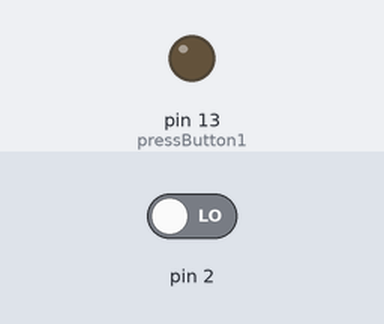
The sketch below on a simulated Arduino Uno, built with avr-gcc and run on an emulated ATmega328P. Shown: output pins drawn as LEDs (lit = HIGH). The inputs (shaded band) are chosen by the test bench; at power-on: pin 2 LOW.

Above: at 1.2 s.
1.3 s: pin 2 driven HIGH
At 1.8 s:
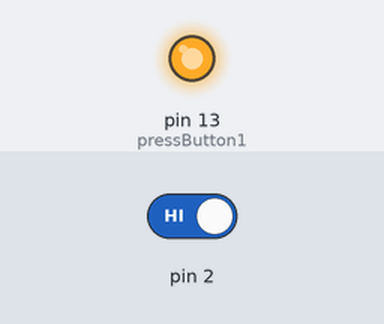
Timing chart, 0 to 4.3 s (numbered marks = the images above; inputs shaded):
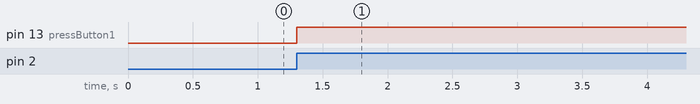

Measured:
- after the input at 1.3 s, pin 13 (pressButton1): LOW → HIGH at once

The sketch:

test.ino
```cpp
int switch1 = 0;

void setup()
{
  pinMode(13,OUTPUT);
  attachInterrupt(switch1, pressButton1, RISING);
}

void pressButton1()
{
  int value = digitalRead(13);

  if(value == HIGH)
    value = LOW;
   else
    value = HIGH;

  digitalWrite(13,value);
}

void loop()
{
}
```
